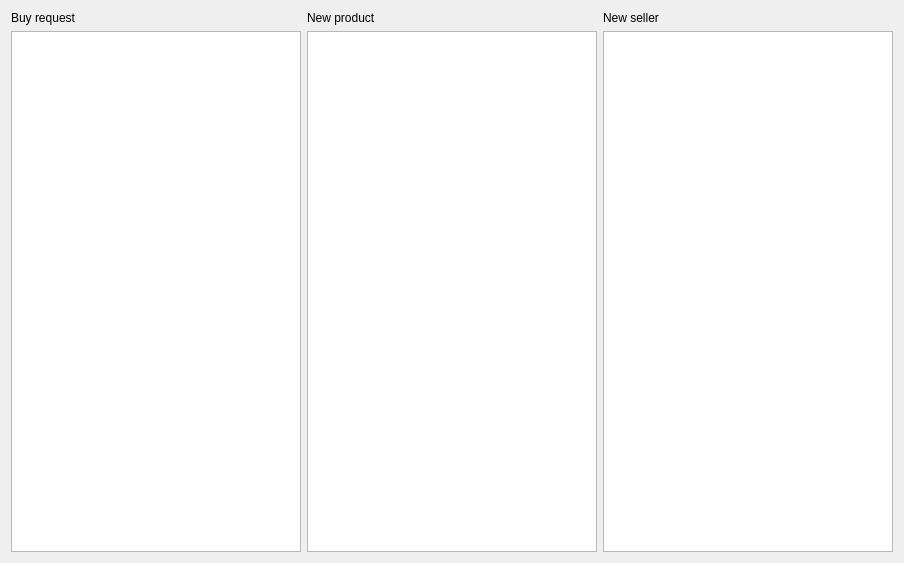
<?xml version="1.0" encoding="UTF-8"?>
<ui version="4.0">
 <class>Form</class>
 <widget class="QWidget" name="Form">
  <property name="geometry">
   <rect>
    <x>0</x>
    <y>0</y>
    <width>904</width>
    <height>563</height>
   </rect>
  </property>
  <property name="windowTitle">
   <string>Form</string>
  </property>
  <layout class="QGridLayout" name="gridLayout">
   <item row="3" column="0">
    <layout class="QHBoxLayout" name="horizontalLayout">
     <item>
      <widget class="QTableWidget" name="tableWidget_2"/>
     </item>
     <item>
      <widget class="QTableWidget" name="tableWidget"/>
     </item>
     <item>
      <widget class="QTableWidget" name="tableWidget_3"/>
     </item>
    </layout>
   </item>
   <item row="0" column="0">
    <layout class="QHBoxLayout" name="horizontalLayout_2">
     <item>
      <widget class="QLabel" name="label_3">
       <property name="text">
        <string>Buy request</string>
       </property>
      </widget>
     </item>
     <item>
      <widget class="QLabel" name="label_2">
       <property name="text">
        <string>New product</string>
       </property>
      </widget>
     </item>
     <item>
      <widget class="QLabel" name="label">
       <property name="text">
        <string>New seller</string>
       </property>
      </widget>
     </item>
    </layout>
   </item>
  </layout>
 </widget>
 <resources/>
 <connections/>
</ui>
